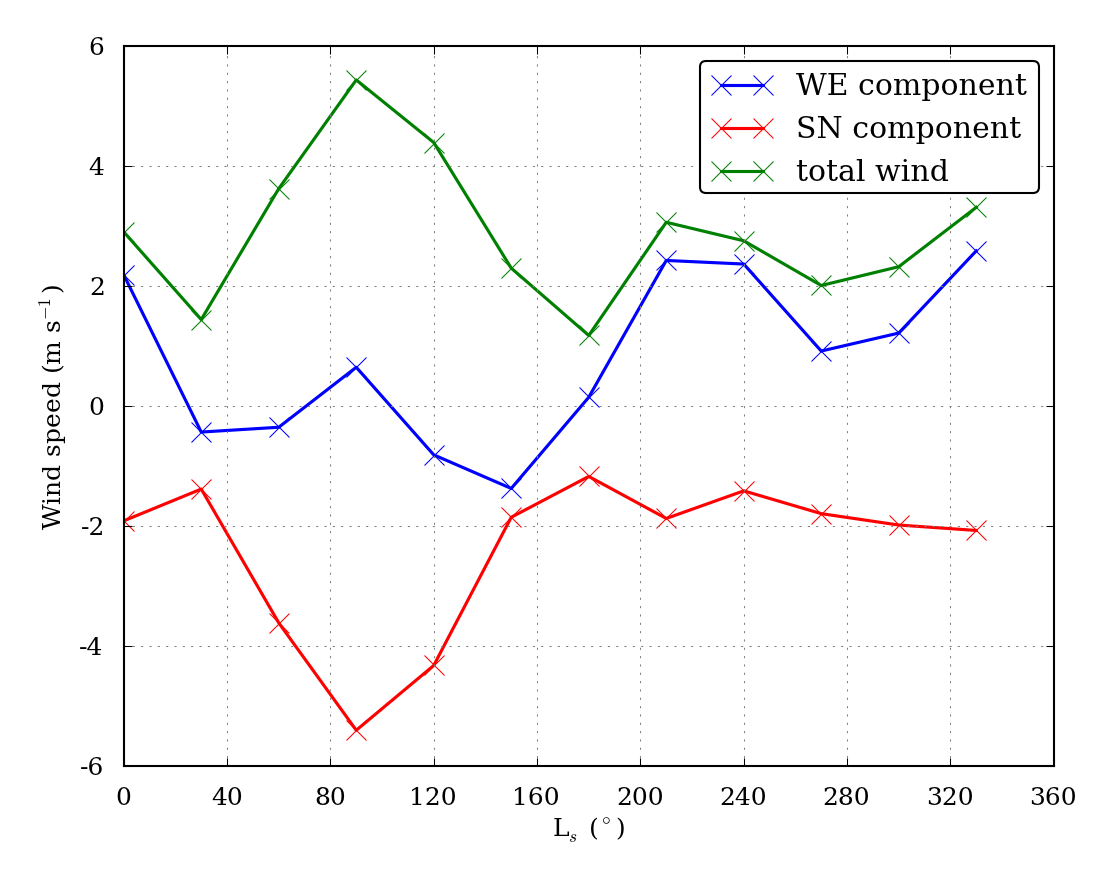

This chart was generated by the following Python code:
#! /usr/bin/env python
import ppplot
import numpy as np


dalon = +154.94
dalt = 6


# load data
data = np.loadtxt("u.txt")
lat = data[:,0]
lon = data[:,1]
ls = data[:,2]
u = data[:,3:15]
data = np.loadtxt("v.txt")
v = data[:,3:15]

# computations
wind = u**2 + v**2
wind = np.sqrt(wind)

# get evolution over season
ind = np.where(lon == dalon)

# make a simple plot
pl = ppplot.plot1d()
pl.x = range(0,360,30)
pl.xlabel = "L$_s$ ($^{\circ}$)"
pl.ylabel = "Wind speed (m s$^{-1}$)"
pl.out = "png"
pl.filename = "lsdune"

pl.f = u[ind][:,dalt]
pl.legend = "WE component"
pl.make()

pl.f = v[ind][:,dalt]
pl.legend = "SN component"
pl.make()

pl.f = wind[ind][:,dalt]
pl.legend = "total wind"
pl.make()

# save plot
ppplot.save(mode="png",filename="seasonal",includedate=False)
